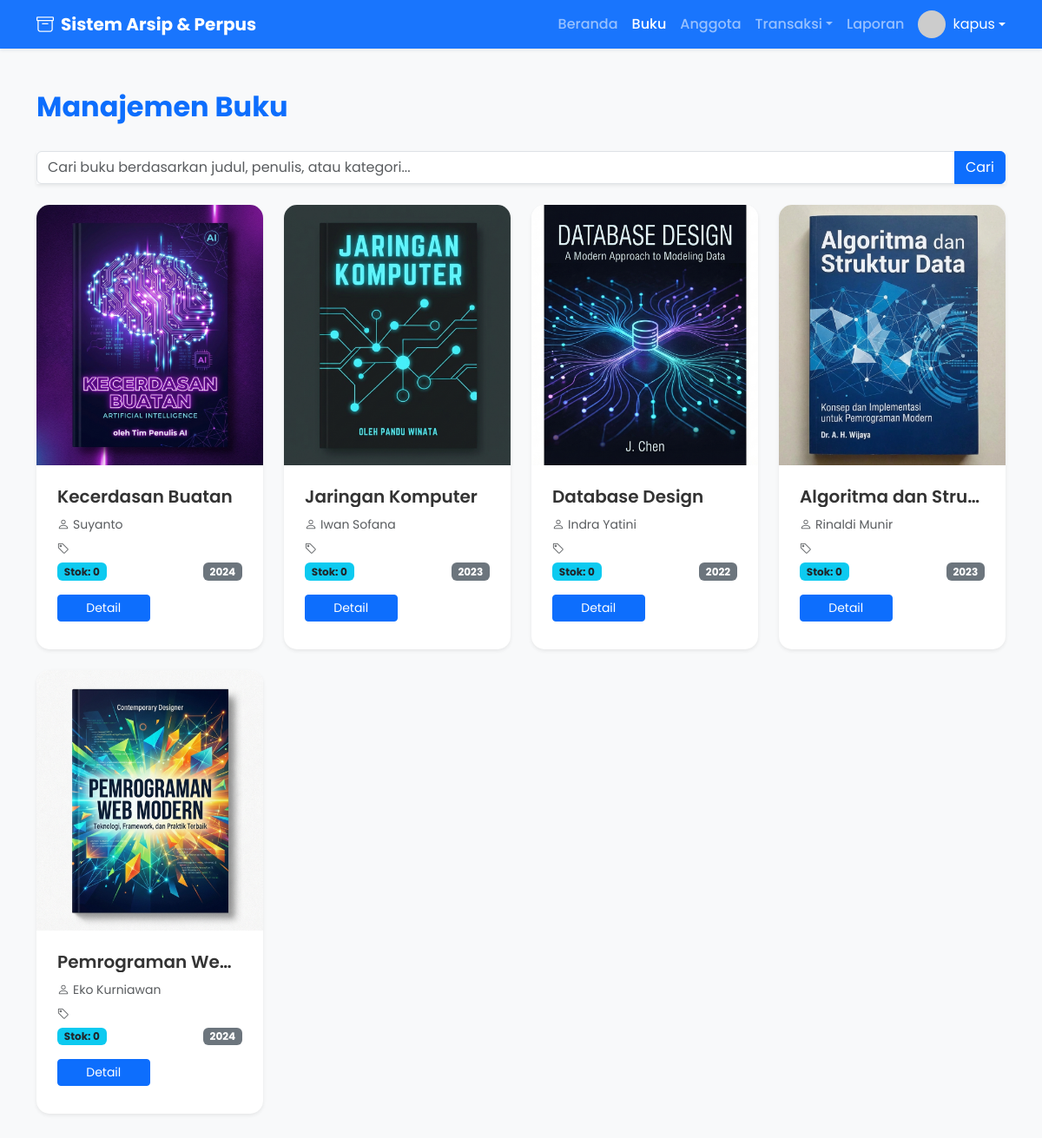
The page /buku.php (signed in) on the database its author committed.
### tables this page shows
CREATE TABLE `buku` (
  `id_buku` int(11) NOT NULL AUTO_INCREMENT,
  `judul` varchar(255) NOT NULL,
  `penulis` varchar(255) NOT NULL,
  `penerbit` varchar(255) DEFAULT NULL,
  `tahun_terbit` year(4) DEFAULT NULL,
  `cover` varchar(255) DEFAULT NULL,
  PRIMARY KEY (`id_buku`)
);

### buku.php (the view, shortened to what this page needs)
<?php
include 'koneksi.php';
?>
<!DOCTYPE html>
<html lang="id">
<head>
  <link href="https://cdn.jsdelivr.net/npm/bootstrap@5.3.2/dist/css/bootstrap.min.css" rel="stylesheet">
  <link rel="stylesheet" href="https://cdn.jsdelivr.net/npm/bootstrap-icons@1.11.1/font/bootstrap-icons.css">
  <link rel="stylesheet" href="style.css">
</head>
<body>
  <nav class="navbar navbar-expand-lg navbar-dark bg-primary sticky-top shadow-sm">
    <div class="container">
      <a class="navbar-brand fw-bold" href="index.php"><i class="bi bi-archive me-2"></i>Sistem Arsip & Perpus</a>
      <div class="collapse navbar-collapse" id="navbarNav">
        <ul class="navbar-nav ms-auto align-items-center">
          <li class="nav-item"><a class="nav-link" href="index.php">Beranda</a></li>
          <li class="nav-item"><a class="nav-link active" href="buku.php">Buku</a></li>
          <li class="nav-item"><a class="nav-link" href="anggota.php">Anggota</a></li>
          <li class="nav-item dropdown">
            <a class="nav-link dropdown-toggle" href="#" role="button" data-bs-toggle="dropdown">Transaksi</a>
          </li>
          <li class="nav-item"><a class="nav-link" href="laporan.php">Laporan</a></li>
          <li class="nav-item ms-2">
            <div class="dropdown">
                <a href="#" class="d-flex align-items-center text-white text-decoration-none dropdown-toggle" id="userDropdown" data-bs-toggle="dropdown">
                    <img src="https://ui-avatars.com/api/?name=<?= $_SESSION['user'] ?>&background=random" alt="Avatar" class="rounded-circle me-2" width="32" height="32">
                    <span><?= $_SESSION['user'] ?></span>
                </a>
            </div>
          </li>
        </ul>
      </div>
    </div>
  </nav>
  <div class="container py-5">
    <div class="d-flex justify-content-between align-items-center mb-4">
        <h2 class="text-primary fw-bold">Manajemen Buku</h2>
    </div>
    <div class="row mb-4">
        <div class="col-md-12">
            <div class="input-group shadow-sm">
                <input type="text" id="searchInput" class="form-control" placeholder="Cari buku berdasarkan judul, penulis, atau kategori..." aria-label="Cari buku">
                <button class="btn btn-primary" type="button" id="searchBtn">Cari</button>
            </div>
        </div>
    </div>
    <div class="row">
      <?php
      $q = mysqli_query($conn, "SELECT * FROM buku ORDER BY id_buku DESC");
      while($d = mysqli_fetch_array($q)):
      ?>
      <div class="col-md-3 mb-4 book-item">
        <div class="card h-100 shadow-sm border-0">
          <img src="cover/<?= $d['cover'] ?>" class="card-img-top" alt="<?= $d['judul'] ?>" style="height: 300px; object-fit: cover;">
          <div class="card-body d-flex flex-column">
            <h5 class="card-title text-truncate" title="<?= $d['judul'] ?>"><?= $d['judul'] ?></h5>
            <p class="card-text text-muted mb-1"><small><i class="bi bi-person me-1"></i><?= $d['penulis'] ?></small></p>
            <p class="card-text text-muted mb-1"><small><i class="bi bi-tag me-1"></i><?= $d['kategori'] ?></small></p>
            <div class="d-flex justify-content-between mb-3">
                <span class="badge bg-info text-dark">Stok: <?= $d['stok'] ?></span>
                <span class="badge bg-secondary"><?= $d['tahun_terbit'] ?></span>
            </div>
            <div class="mt-auto">
                <div class="d-flex gap-2 mb-2">
                    <a href="detail_buku.php?id=<?= $d['id_buku'] ?>" class="btn btn-primary btn-sm w-50">Detail</a>
                </div>
            </div>
          </div>
        </div>
      </div>
      <?php endwhile; ?>
    </div>
  </div>
</body>
</html>

### style.css (style rules this page uses)
body { font-family: 'Poppins', sans-serif; background-color: #f8f9fa; color: #333; }
.navbar { background: rgba(13, 110, 253, 0.95) !important; backdrop-filter: blur(10px); }
.nav-link { font-weight: 500; transition: color 0.3s ease; }
.card { transition: transform 0.3s ease, box-shadow 0.3s ease; border: none; border-radius: 15px; overflow: hidden; box-shadow: 0 5px 15px rgba(0, 0, 0, 0.05); height: 100%; }
.card-img-top { height: 350px; object-fit: cover; transition: transform 0.5s ease; }
.card-body { padding: 1.5rem; }
.card-title { font-weight: 600; color: #333; }
.book-item { animation-duration: 0.8s; animation-fill-mode: both; animation-name: fadeInUp; }
.book-item:nth-child(1) { animation-delay: 0.1s; }
.book-item:nth-child(2) { animation-delay: 0.2s; }
.book-item:nth-child(3) { animation-delay: 0.3s; }
.book-item:nth-child(4) { animation-delay: 0.4s; }
.book-item:nth-child(5) { animation-delay: 0.5s; }

### rows shown on the page
buku: cover (picture), judul "Kecerdasan Buatan", penulis "Suyanto", stok "0", tahun_terbit "2024"
buku: cover (picture), judul "Jaringan Komputer", penulis "Iwan Sofana", stok "0", tahun_terbit "2023"
buku: cover (picture), judul "Database Design", penulis "Indra Yatini", stok "0", tahun_terbit "2022"
buku: cover (picture), judul "Algoritma dan Stru…", penulis "Rinaldi Munir", stok "0", tahun_terbit "2023"
buku: cover (picture), judul "Pemrograman We…", penulis "Eko Kurniawan", stok "0", tahun_terbit "2024"

### other values the page prints
$_SESSION['user'] "kapus"
